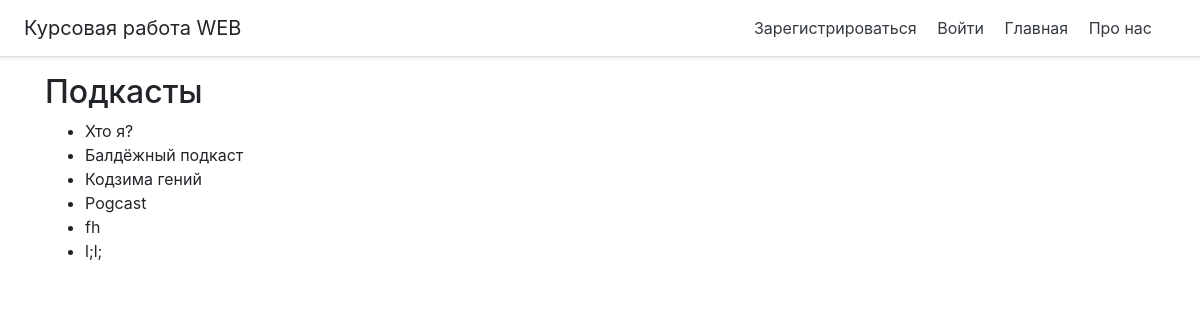
Before: /view with the older database file.
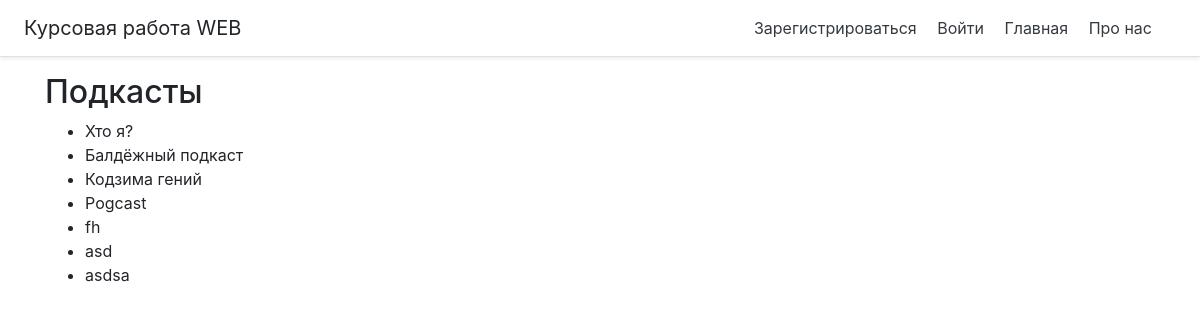
After: the same page with the newer database file.
### main/models.py (models this page shows, shortened)
class Podcast(models.Model):
    title = models.CharField('Название', max_length=50)
    descript = models.TextField('Описание')
    author = models.TextField('Автор', max_length=50, default='Неизвестен')
    category = models.ForeignKey(Category, null=True, on_delete=models.CASCADE)
    post_date = models.DateField(null=True, auto_now_add=True)
    file = models.FileField(blank=True)
    duration = models.FloatField(default=0)
    image = models.ImageField(upload_to='podcasts', blank=True)
    listened = models.IntegerField(default=0)
    likes = models.IntegerField(default=0)
    class Meta:
        verbose_name = 'Подкаст'
        verbose_name_plural = 'Подкасты'

### main/views.py (the view)
# urls.py: path('view', views.home_view.as_view(), name='view'),
class home_view(ListView):
    model = Podcast
    template_name = 'main/view.html'

### main/templates/main/view.html (shortened to what this page needs)
{% extends 'main/base.html' %}
{% block content %}
    <h2>Подкасты</h2>
    <ul>
        {% for podcast in object_list %}
            <li>{{ podcast.title }}</li>
        {% endfor %}
    </ul>
{% endblock %}

Changed rows visible on the page:
removed Podcast: title "l;l;"
added Podcast: title "asd"
added Podcast: title "asdsa"
